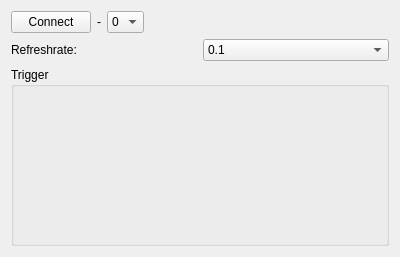
<?xml version="1.0" encoding="UTF-8"?>
<ui version="4.0">
 <class>ContolWidget</class>
 <widget class="QWidget" name="ContolWidget">
  <property name="geometry">
   <rect>
    <x>0</x>
    <y>0</y>
    <width>400</width>
    <height>257</height>
   </rect>
  </property>
  <property name="windowTitle">
   <string>Form</string>
  </property>
  <layout class="QVBoxLayout" name="verticalLayout">
   <item>
    <layout class="QHBoxLayout" name="horizontalLayout">
     <item>
      <widget class="QPushButton" name="buttonConnect">
       <property name="text">
        <string>Connect</string>
       </property>
      </widget>
     </item>
     <item>
      <widget class="QLabel" name="labelConnectionStatus">
       <property name="text">
        <string>-</string>
       </property>
      </widget>
     </item>
     <item>
      <widget class="QComboBox" name="comboBox">
       <property name="sizePolicy">
        <sizepolicy hsizetype="Maximum" vsizetype="Fixed">
         <horstretch>0</horstretch>
         <verstretch>0</verstretch>
        </sizepolicy>
       </property>
       <item>
        <property name="text">
         <string>0</string>
        </property>
       </item>
       <item>
        <property name="text">
         <string>1</string>
        </property>
       </item>
       <item>
        <property name="text">
         <string>2</string>
        </property>
       </item>
       <item>
        <property name="text">
         <string>3</string>
        </property>
       </item>
      </widget>
     </item>
     <item>
      <spacer name="horizontalSpacer">
       <property name="orientation">
        <enum>Qt::Horizontal</enum>
       </property>
       <property name="sizeHint" stdset="0">
        <size>
         <width>40</width>
         <height>20</height>
        </size>
       </property>
      </spacer>
     </item>
    </layout>
   </item>
   <item>
    <layout class="QHBoxLayout" name="horizontalLayout_3">
     <item>
      <widget class="QLabel" name="label">
       <property name="text">
        <string>Refreshrate:</string>
       </property>
      </widget>
     </item>
     <item>
      <widget class="QComboBox" name="comboBoxRefreshRate">
       <item>
        <property name="text">
         <string>0.1</string>
        </property>
       </item>
       <item>
        <property name="text">
         <string>0.2</string>
        </property>
       </item>
       <item>
        <property name="text">
         <string>0.3</string>
        </property>
       </item>
       <item>
        <property name="text">
         <string>0.5</string>
        </property>
       </item>
       <item>
        <property name="text">
         <string>1.0</string>
        </property>
       </item>
      </widget>
     </item>
    </layout>
   </item>
   <item>
    <layout class="QHBoxLayout" name="horizontalLayout_2"/>
   </item>
   <item>
    <widget class="QGroupBox" name="groupBoxTrigger">
     <property name="title">
      <string>Trigger</string>
     </property>
    </widget>
   </item>
  </layout>
 </widget>
 <resources/>
 <connections/>
</ui>
